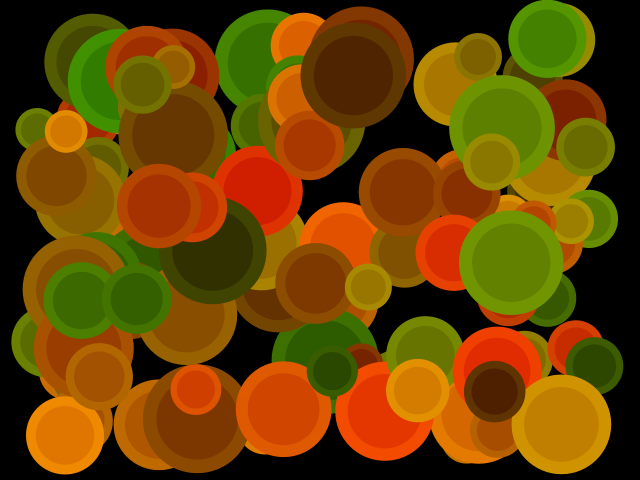
Frame 1 (no input)
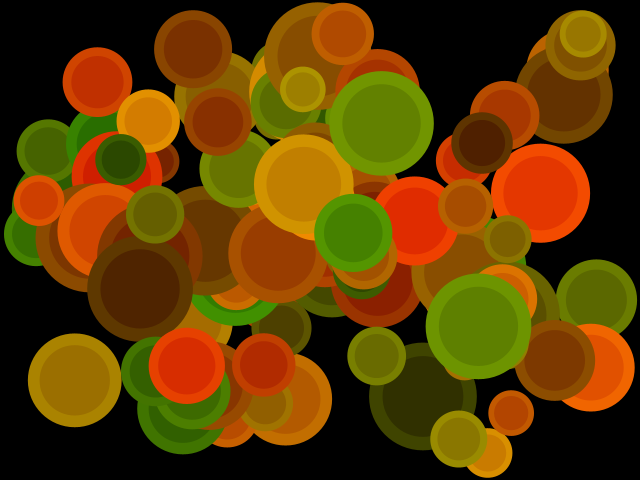
Frame 60 (the mouse pressed at the canvas centre just before this capture)
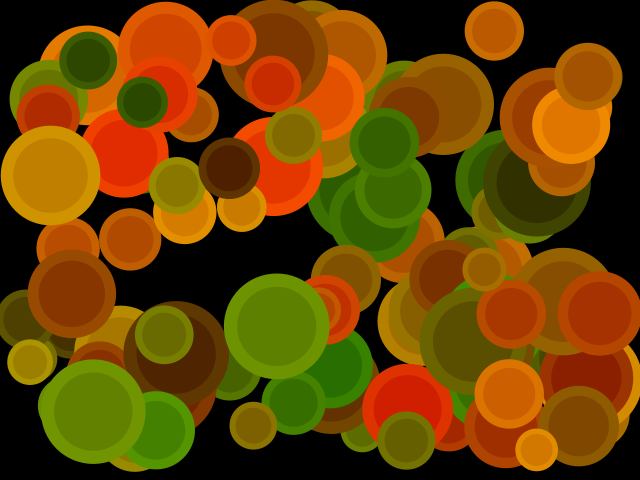
Frame 120 (the mouse held since frame 60 and released just before this capture)

The Processing sketch that drew these frames (run headless with seeded random() and noise(); from frame 60 on, the mouse is pressed at the canvas centre):

// Processing sketch: example05
// ── example05.pde
/////////////////////////////////////////////// все о шариках
int count = 100;

class c_circ
{
  float rad, x, y, dx, dy;
  color c;
  c_circ()
  {
    rad = random(20, 55); 
    x = random(rad, width - rad);
    y = random(rad, height - rad);
    float d = random(3, 5);
    dx  = d * zrandom();
    dy  = d * zrandom();
    c = color(irandom(55, 255), irandom(50, 150), 0);
  }
  void redraw()
  {
    x += dx; y += dy;
    if ((x > (width - rad)) || (x < rad)) dx = - dx;
    if ((y > (height - rad)) || (y < rad)) dy = - dy;  
    circle(x, y, rad, c);
    circle(x, y, rad * 0.75, color(red(c) - 15, green(c) - 20, 0));    
  }
}

c_circ[] circ; 

/////////////////////////////////////////////// обязательные функции
void setup()
{ 
  size(640, 480); smooth(); noStroke(); frameRate(25);
  circ = new c_circ[count];
  for (int i = 0; i < count; i++) circ[i] = new c_circ();  
}

void draw()
{   
  background(0, 0, 0);
  for (int i = 0; i < count; i++) circ[i].redraw();
}

/////////////////////////////////////////////// вспомогательные функции
int irandom(int m) { return (int)(random(m) + 0.5); }
int irandom(int mn, int mx) { return (int)(random(mn, mx) + 0.5); }
int zrandom() { return 1 - 2 * irandom(1); }

void circle(float x, float y, float r, color c) { fill(c); ellipse(x, y, r * 2, r * 2); }
